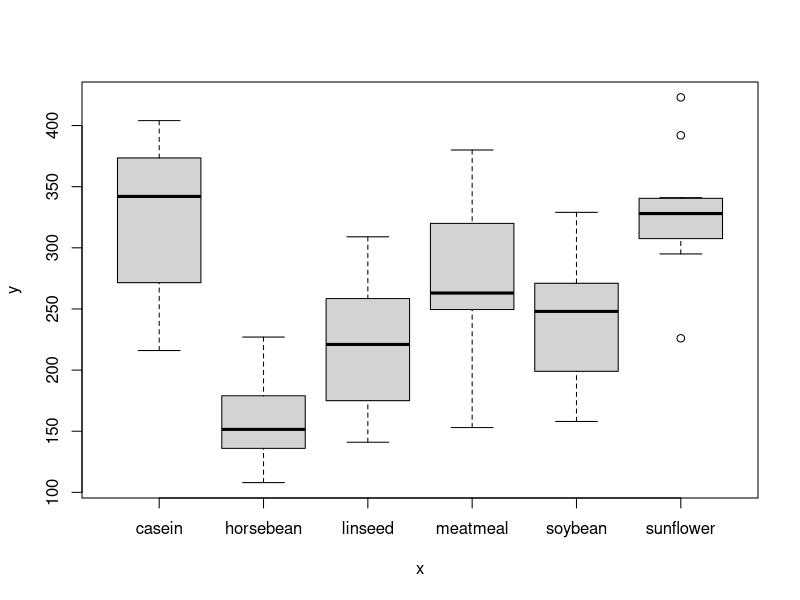
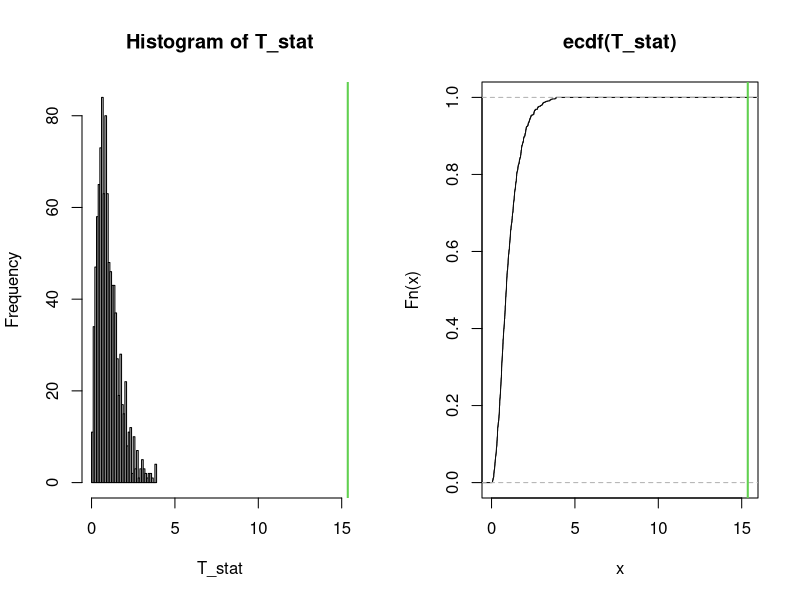
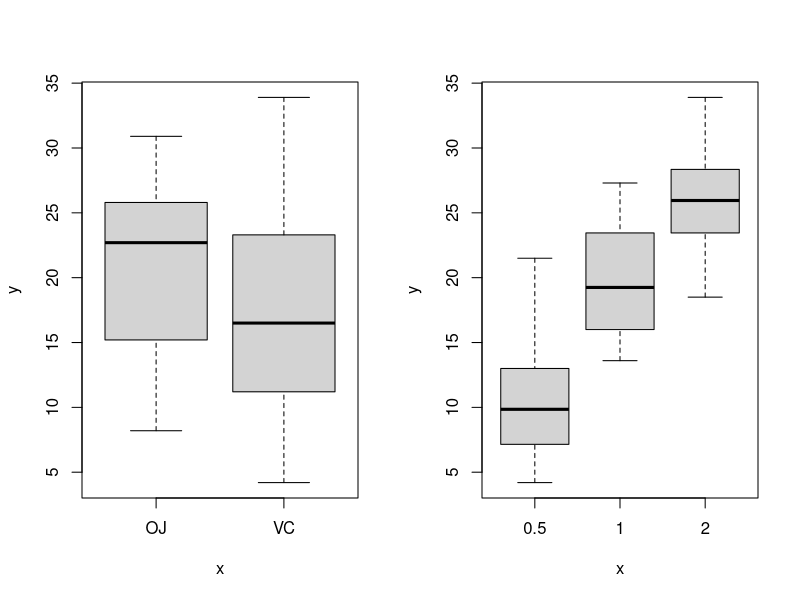
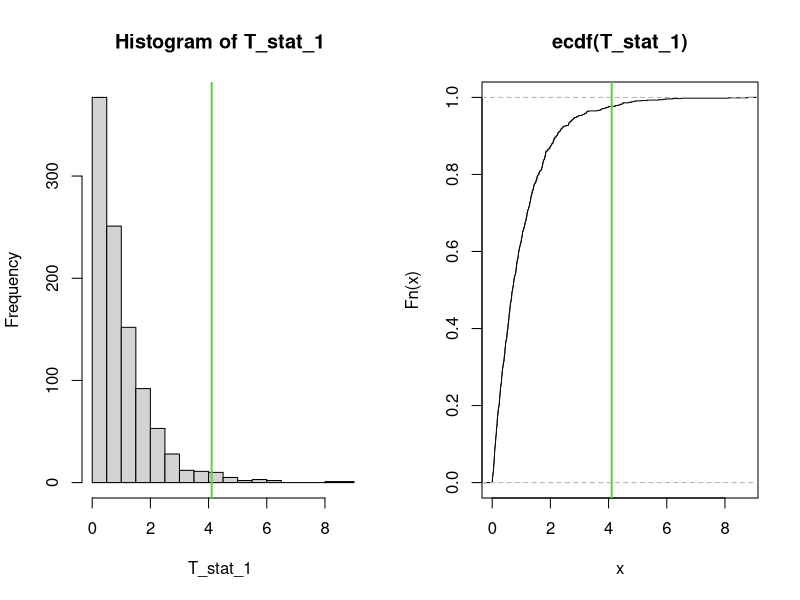
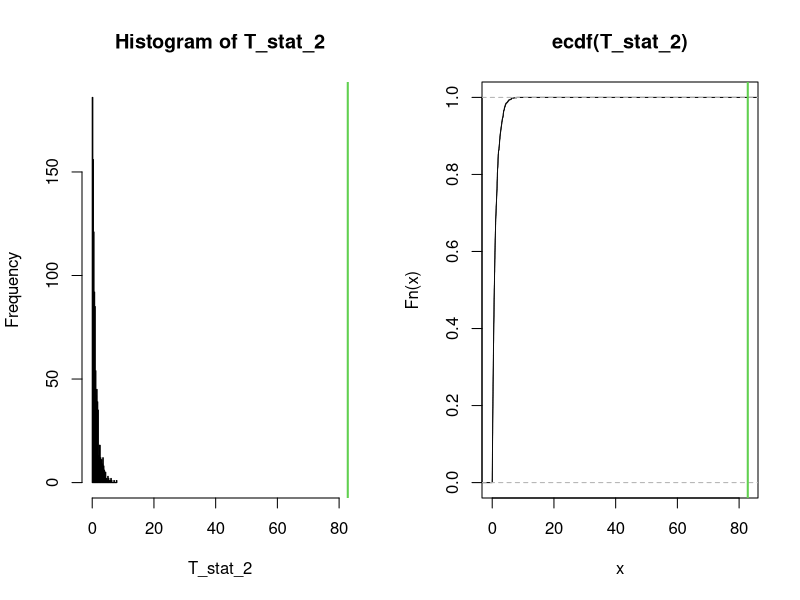
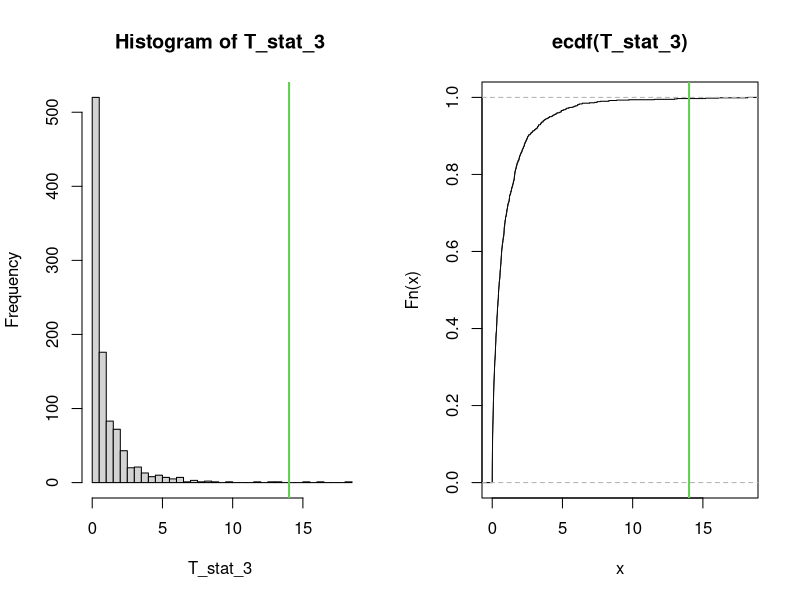
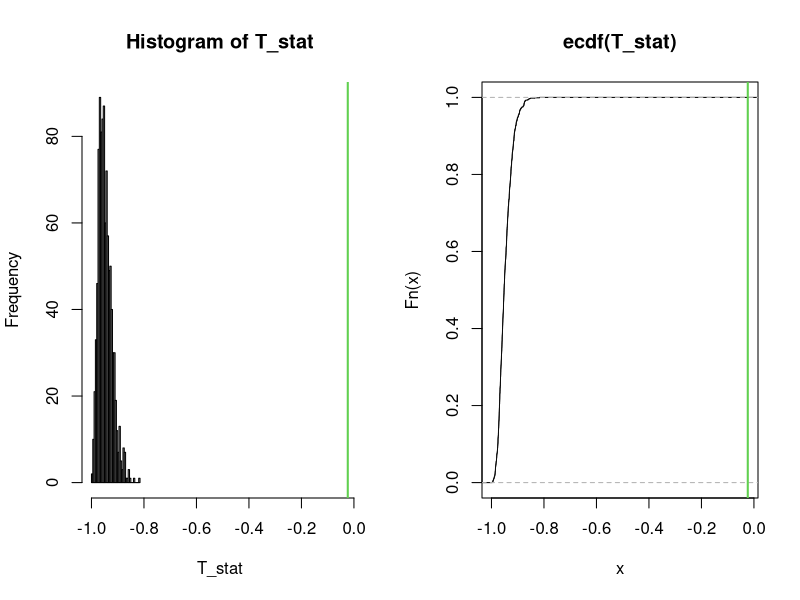

Generate these figures, in order, with R:
###########################################################################################
###                                  PERMUTATION TEST                                   ###
###                                        ANOVA                                        ###
###########################################################################################
seed = 100
B    = 1000

# We can always start from the parametric ANOVA/MANOVA. The assumptions hold either:
#  * each group is normally distributed and the variance is equal among groups
#  * the residuals are normally distributed

### ---------------------------------------------------------------------------------------
### One-way ANOVA (p=1, g=6) 
### ---------------------------------------------------------------------------------------
###    H0: X1 =^d .. =^d XG == all the observations belong to the same population
###    H1: exists i,j: Xi !=^d Xj
### Test statistic: from the parametric case 
data     = chickwts                   # data = [values, levels]  (check the levels to be factors)
data[,2] = as.factor(data[,2])
n        = dim(data)[1]
g        = nlevels(data[,2])
plot(data[,2], data[,1])

x      = data[,1]
levels = data[,2]

fit = aov(x ~ levels)
summary(fit)
T0  = summary.aov(fit)[[1]][1,4]
T0

# CMC to estimate the p-value
set.seed(seed)
T_stat = numeric(B)
for(k in 1:B){
  perm      = sample(1:n)
  x_perm    = x[perm]
  fit_perm  = aov(x_perm ~ levels)
  T_stat[k] = summary.aov(fit_perm)[[1]][1,4]
}

# Permutational distribution of T
par(mfrow=c(1,2))
hist(T_stat, xlim=range(c(T_stat,T0)), breaks=30)
abline(v=T0, col=3, lwd=2)
plot(ecdf(T_stat), xlim=range(c(T_stat,T0)))
abline(v=T0, col=3, lwd=2)

# p-value
p_value = sum(T_stat>=T0)/B
p_value

### ---------------------------------------------------------------------------------------
### Two-way ANOVA (p=1, g=2, b=2)
### ---------------------------------------------------------------------------------------
###    H0: X1 =^d .. =^d XG == all the observations belong to the same population
###    H1: exists i,j: Xi !=^d Xj (on at least one of the two factors)
### Test statistic: from the parametric case 
data     = ToothGrowth                # data = [values, level1, level2]  (check the levels to be factors)
data[,2] = as.factor(data[,2])
data[,3] = as.factor(data[,3])
n        = dim(data)[1]
g        = nlevels(data[,2])
b        = nlevels(data[,3])

par(mfrow=c(1,2))
plot(data[,2], data[,1])
plot(data[,3], data[,1])
table(data[,2], data[,3])

x   = data[,1]
lv1 = data[,2]
lv2 = data[,3]

### |---------------------------------|
### | Test 1: test on the interaction | 
### |---------------------------------|
fit_1 = aov(x ~ lv1 + lv2 + lv1:lv2)
summary.aov(fit_1)
T0_1  = summary.aov(fit_1)[[1]][3,4]
T0_1

# CMC to estimate the p-value
# The idea is to permute the residuals under H0
set.seed(seed)
fit_1_H0 = aov(x ~ lv1 + lv2)
res_1    = fit_1_H0$residuals
T_stat_1 = numeric(B)
for(k in 1:B){
  perm        = sample(1:n)
  res_1_perm  = res_1[perm]
  x_1_perm    = fit_1_H0$fitted.values + res_1_perm
  fit_1_perm  = aov(x_1_perm ~ lv1 + lv2 + lv1:lv2)
  T_stat_1[k] = summary(fit_1_perm)[[1]][3,4]
}

# Permutational distribution of T
par(mfrow=c(1,2))
hist(T_stat_1, xlim=range(c(T_stat_1,T0_1)), breaks=30)
abline(v=T0_1, col=3, lwd=2)
plot(ecdf(T_stat_1), xlim=range(c(T_stat_1,T0_1)))
abline(v=T0_1, col=3, lwd=2)

# p-value
p_value = sum(T_stat_1>=T0_1)/B
p_value

### |-----------------------------------------------------------|
### | Test 2: test on lv2 without interaction (considering lv1) |
### |-----------------------------------------------------------|
fit_2 = aov(x ~ lv1 + lv2)
summary.aov(fit_2)
T0_2  = summary.aov(fit_2)[[1]][2,4]
T0_2

# CMC to estimate the p-value
# The idea is to permute the residuals under H0
set.seed(seed)
fit_2_H0 = aov(x ~ lv1)
res_2    = fit_2_H0$residuals
T_stat_2 = numeric(B)
for(k in 1:B){
  perm        = sample(1:n)
  res_2_perm  = res_2[perm]
  x_2_perm    = fit_2_H0$fitted.values + res_2_perm
  fit_2_perm  = aov(x_2_perm ~ lv1 + lv2)
  T_stat_2[k] = summary(fit_2_perm)[[1]][2,4]
}

# Permutational distribution of T
par(mfrow=c(1,2))
hist(T_stat_2, xlim=range(c(T_stat_2,T0_2)), breaks=30)
abline(v=T0_2, col=3, lwd=2)
plot(ecdf(T_stat_2), xlim=range(c(T_stat_2,T0_2)))
abline(v=T0_2, col=3, lwd=2)

# p-value
p_value = sum(T_stat_2>=T0_2)/B
p_value

### |-----------------------------------------------------------|
### | Test 3: test on lv1 without interaction (considering lv2) |
### |-----------------------------------------------------------|
fit_3 = aov(x ~ lv1 + lv2)
summary.aov(fit_3)
T0_3  = summary.aov(fit_3)[[1]][1,4]
T0_3

# CMC to estimate the p-value
# The idea is to permute the residuals under H0
set.seed(seed)
fit_3_H0 = aov(x ~ lv2)
res_3    = fit_3_H0$residuals
T_stat_3 = numeric(B)
for(k in 1:B){
  perm        = sample(1:n)
  res_3_perm  = res_3[perm]
  x_3_perm    = fit_3_H0$fitted.values + res_3_perm
  fit_3_perm  = aov(x_3_perm ~ lv1 + lv2)
  T_stat_3[k] = summary(fit_3_perm)[[1]][1,4]
}

# Permutational distribution of T
par(mfrow=c(1,2))
hist(T_stat_3, xlim=range(c(T_stat_3,T0_3)), breaks=30)
abline(v=T0_3, col=3, lwd=2)
plot(ecdf(T_stat_3), xlim=range(c(T_stat_3,T0_3)))
abline(v=T0_3, col=3, lwd=2)

# p-value
p_value = sum(T_stat_3>=T0_3)/B
p_value

### Other tests: with the same policy we can also perform
### Test 4: test on lv1 *and* lv2 (H0: both *not* relevant)
### Test 5: test on lv1/lv2 without the other level (H0: lv* *not* relevant)

### ---------------------------------------------------------------------------------------
### One-way MANOVA (p=4, g=6) 
### ---------------------------------------------------------------------------------------
###    H0: X1 =^d .. =^d XG == all the observations belong to the same population
###    H1: exists i,j: Xi !=^d Xj
### Test statistic: from the parametric case
data   = iris              # data = [values_1, .., values_p, levels]  (check the levels to be factors)
x      = data[,1:4]
levels = data[,5]
n      = dim(data)[1]
p      = dim(x)[2]
g      = nlevels(levels)

fit = manova(as.matrix(x) ~ levels)
summary.manova(fit, test="Wilks")
T0  = -summary.manova(fit, test="Wilks")$stats[1,2]
T0

# CMC to estimate the p-value
set.seed(seed)
T_stat = numeric(B)
for(k in 1:B){
  perm        = sample(1:n)
  levels_perm = levels[perm]
  fit_perm    = manova(as.matrix(x) ~ levels_perm)
  T_stat[k]   = -summary.manova(fit_perm, test="Wilks")$stat[1,2]
}

# Permutational distribution of T
par(mfrow=c(1,2))
hist(T_stat, xlim=range(c(T_stat,T0)), breaks=30)
abline(v=T0, col=3, lwd=2)
plot(ecdf(T_stat), xlim=range(c(T_stat,T0)))
abline(v=T0, col=3, lwd=2)

# p-value
p_value = sum(T_stat>=T0)/B
p_value